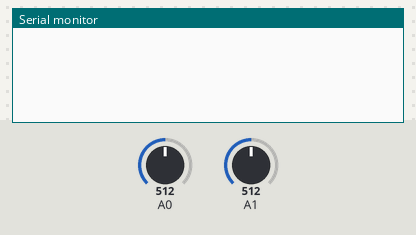
Simulated run of this sketch. Board: Arduino Uno, built with avr-gcc and run on an emulated ATmega328P. Parts: the last lines printed to the serial monitor. The test bench sets the inputs (shaded band); at power-on: A1 = 512, A0 = 512.

Above: at 1.3 s.
1.4 s: A1 set to 1004
2.9 s: A1 set to 1021
At 3.9 s:
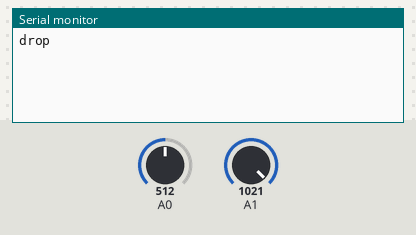
5.9 s: A0 set to 1012
At 7.1 s:
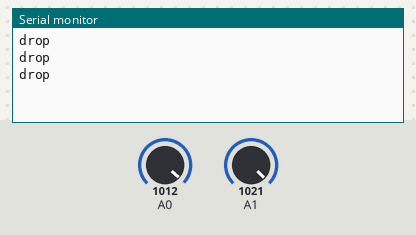
7.4 s: A0 set to 1021
At 8.5 s:
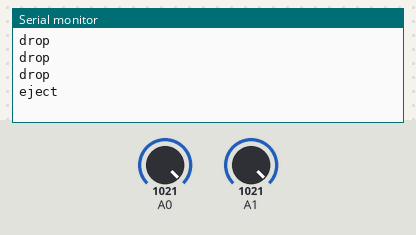

Measured:
- the behaviour switches between 1020 and 1021 on A1 (found by bisection; images 0 and 1)
- the behaviour switches between 1020 and 1021 on A0 (found by bisection; images 2 and 3)
- after the input at 2.9 s, the serial monitor: prints a new line after 0.10 s (image 1)
- after the input at 7.4 s, the serial monitor: prints a new line after 0.10 s (image 3)

The sketch:

the_button.ino
```cpp
#define BTN_PRESSED 1020
#define SAFETY_OFF 1020

void setup() {
Serial.begin(9600); // set the baud rate
}
void loop() {
  int red_button = analogRead(A1);
  int safety = analogRead(A0);

  if((red_button > BTN_PRESSED) && (safety > SAFETY_OFF)){
    Serial.println("eject");
    delay(1000);
  }
  else if(red_button > BTN_PRESSED){
    Serial.println("drop");
    delay(1000);
  }
  delay(500);
}
```
